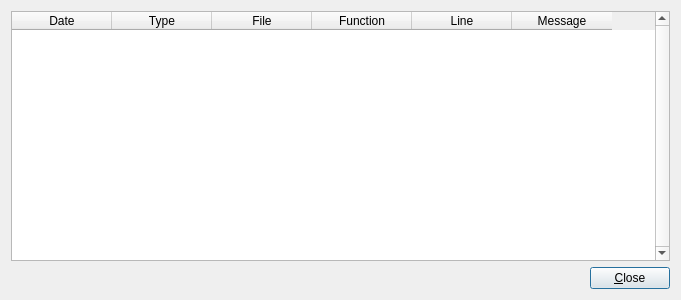
<?xml version="1.0" encoding="UTF-8"?>
<ui version="4.0">
 <class>DlgDebugLog</class>
 <widget class="QDialog" name="DlgDebugLog">
  <property name="geometry">
   <rect>
    <x>0</x>
    <y>0</y>
    <width>681</width>
    <height>300</height>
   </rect>
  </property>
  <property name="windowTitle">
   <string>SkauTan: DebugLog</string>
  </property>
  <layout class="QVBoxLayout" name="verticalLayout">
   <item>
    <widget class="QTableWidget" name="twMessages">
     <property name="verticalScrollBarPolicy">
      <enum>Qt::ScrollBarAlwaysOn</enum>
     </property>
     <property name="horizontalScrollMode">
      <enum>QAbstractItemView::ScrollPerPixel</enum>
     </property>
     <property name="wordWrap">
      <bool>false</bool>
     </property>
     <attribute name="horizontalHeaderHighlightSections">
      <bool>false</bool>
     </attribute>
     <attribute name="verticalHeaderVisible">
      <bool>false</bool>
     </attribute>
     <attribute name="verticalHeaderDefaultSectionSize">
      <number>21</number>
     </attribute>
     <attribute name="verticalHeaderMinimumSectionSize">
      <number>15</number>
     </attribute>
     <column>
      <property name="text">
       <string>Date</string>
      </property>
     </column>
     <column>
      <property name="text">
       <string>Type</string>
      </property>
     </column>
     <column>
      <property name="text">
       <string>File</string>
      </property>
     </column>
     <column>
      <property name="text">
       <string>Function</string>
      </property>
     </column>
     <column>
      <property name="text">
       <string>Line</string>
      </property>
     </column>
     <column>
      <property name="text">
       <string>Message</string>
      </property>
     </column>
    </widget>
   </item>
   <item>
    <layout class="QHBoxLayout" name="horizontalLayout">
     <item>
      <spacer name="horizontalSpacer">
       <property name="orientation">
        <enum>Qt::Horizontal</enum>
       </property>
       <property name="sizeHint" stdset="0">
        <size>
         <width>40</width>
         <height>20</height>
        </size>
       </property>
      </spacer>
     </item>
     <item>
      <widget class="QPushButton" name="btnClose">
       <property name="text">
        <string>&amp;Close</string>
       </property>
      </widget>
     </item>
    </layout>
   </item>
  </layout>
 </widget>
 <resources/>
 <connections/>
</ui>
